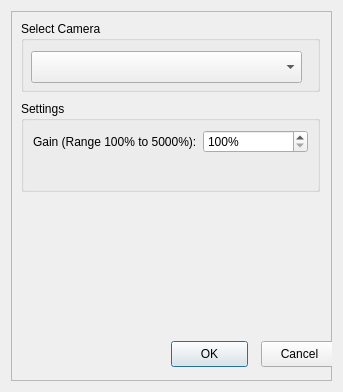
<?xml version="1.0" encoding="UTF-8"?>
<ui version="4.0">
 <class>X2Camera</class>
 <widget class="QDialog" name="X2Camera">
  <property name="geometry">
   <rect>
    <x>0</x>
    <y>0</y>
    <width>343</width>
    <height>392</height>
   </rect>
  </property>
  <property name="windowTitle">
   <string>Mallincam SkyRaider</string>
  </property>
  <layout class="QVBoxLayout" name="verticalLayout_6">
   <item>
    <widget class="X2Form" name="X2Form">
     <property name="frameShape">
      <enum>QFrame::StyledPanel</enum>
     </property>
     <property name="frameShadow">
      <enum>QFrame::Raised</enum>
     </property>
     <widget class="QPushButton" name="pushButtonOK">
      <property name="geometry">
       <rect>
        <x>160</x>
        <y>330</y>
        <width>77</width>
        <height>26</height>
       </rect>
      </property>
      <property name="text">
       <string>OK</string>
      </property>
     </widget>
     <widget class="QPushButton" name="pushButtonCancel">
      <property name="geometry">
       <rect>
        <x>250</x>
        <y>330</y>
        <width>77</width>
        <height>26</height>
       </rect>
      </property>
      <property name="text">
       <string>Cancel</string>
      </property>
     </widget>
     <widget class="QGroupBox" name="groupBox">
      <property name="geometry">
       <rect>
        <x>10</x>
        <y>90</y>
        <width>299</width>
        <height>91</height>
       </rect>
      </property>
      <property name="title">
       <string>Settings</string>
      </property>
      <layout class="QVBoxLayout" name="verticalLayout">
       <item>
        <layout class="QFormLayout" name="formLayout">
         <item row="1" column="0">
          <widget class="QLabel" name="labelGain">
           <property name="text">
            <string>Gain (Range 100% to 5000%):</string>
           </property>
          </widget>
         </item>
         <item row="1" column="1">
          <widget class="QSpinBox" name="spinBoxGain">
           <property name="suffix">
            <string>%</string>
           </property>
           <property name="minimum">
            <number>100</number>
           </property>
           <property name="maximum">
            <number>5000</number>
           </property>
           <property name="singleStep">
            <number>100</number>
           </property>
          </widget>
         </item>
        </layout>
       </item>
      </layout>
     </widget>
     <widget class="QGroupBox" name="groupBox_2">
      <property name="geometry">
       <rect>
        <x>10</x>
        <y>10</y>
        <width>299</width>
        <height>71</height>
       </rect>
      </property>
      <property name="title">
       <string>Select Camera</string>
      </property>
      <widget class="QComboBox" name="comboBox">
       <property name="geometry">
        <rect>
         <x>10</x>
         <y>30</y>
         <width>271</width>
         <height>32</height>
        </rect>
       </property>
      </widget>
     </widget>
    </widget>
   </item>
  </layout>
 </widget>
 <customwidgets>
  <customwidget>
   <class>X2Form</class>
   <extends>QFrame</extends>
   <header>x2form.h</header>
   <container>1</container>
  </customwidget>
 </customwidgets>
 <resources/>
 <connections/>
</ui>
